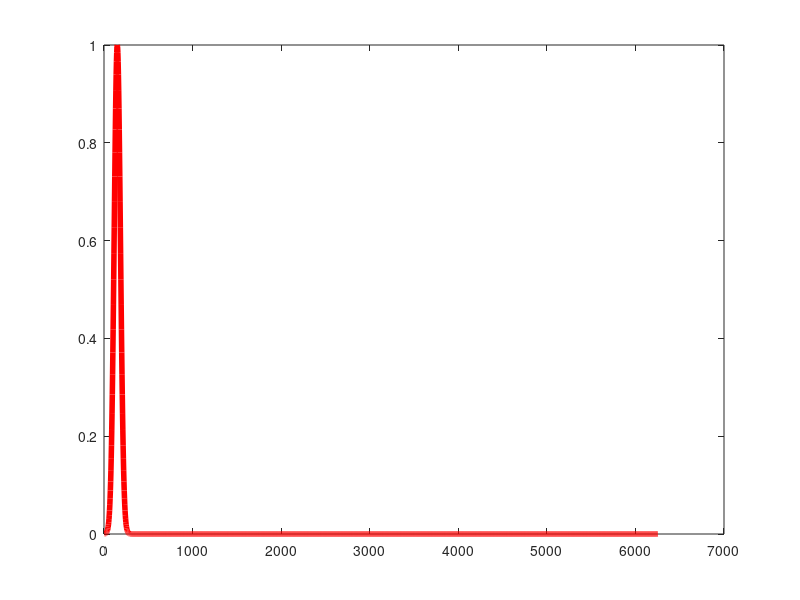
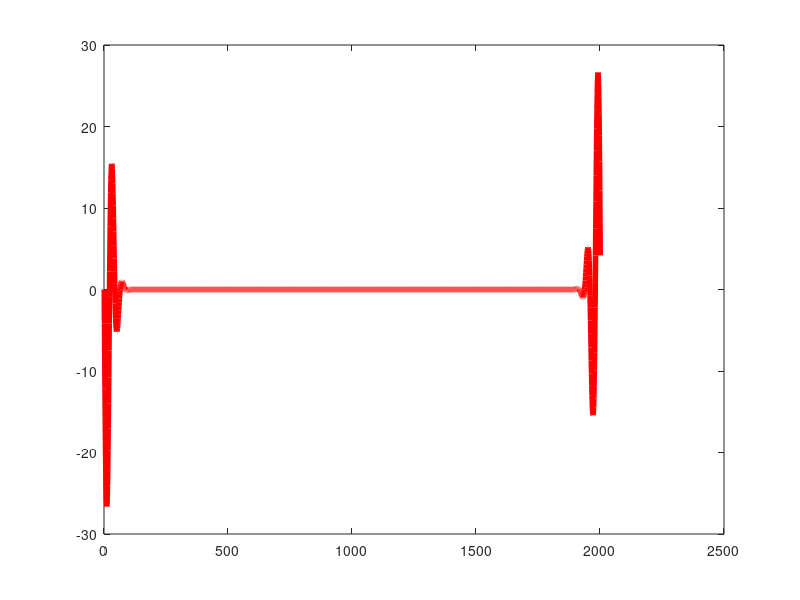

These figures' MATLAB source, in order: (Note: this script raises an error after producing the figures.)
% Copyright (c) 2017, IEEE 370 Open Source Authors (See AUTHORS.md)
%
% This work is licensed to The Institute of Electrical and Electronics
% Engineers, Incorporated (IEEE) under one or more contributor license
% agreements.
%
% See the NOTICE file distributed with this work for additional
% information regarding copyright ownership. Use of this file is
% governed by a BSD-style license, the terms of which are as follows:
%
% Redistribution and use in source and binary forms, with or without
% modification, are permitted provided that the following conditions
% are met:
%
%   * Redistributions of source code must retain the above copyright
%   notice, this list of conditions, the following disclaimer, and the
%   NOTICE file.
%
%   * Redistributions in binary form must reproduce the above
%   copyright notice, this list of conditions, the following
%   disclaimer in the documentation and/or other materials provided
%   with the distribution, and the NOTICE file.
%
%   * Neither the name of The Institute of Electrical and Electronics
%   Engineers, Incorporated (IEEE) nor the names of its contributors
%   may be used to endorse or promote products derived from this
%   software without specific prior written permission.
%
% THIS SOFTWARE IS PROVIDED BY THE COPYRIGHT HOLDERS AND CONTRIBUTORS
% "AS IS" AND ANY EXPRESS OR IMPLIED WARRANTIES, INCLUDING, BUT NOT
% LIMITED TO, THE IMPLIED WARRANTIES OF MERCHANTABILITY AND FITNESS
% FOR A PARTICULAR PURPOSE ARE DISCLAIMED. IN NO EVENT SHALL THE
% COPYRIGHT OWNER OR CONTRIBUTORS BE LIABLE FOR ANY DIRECT, INDIRECT,
% INCIDENTAL, SPECIAL, EXEMPLARY, OR CONSEQUENTIAL DAMAGES (INCLUDING,
% BUT NOT LIMITED TO, PROCUREMENT OF SUBSTITUTE GOODS OR SERVICES;
% LOSS OF USE, DATA, OR PROFITS; OR BUSINESS INTERRUPTION) HOWEVER
% CAUSED AND ON ANY THEORY OF LIABILITY, WHETHER IN CONTRACT, STRICT
% LIABILITY, OR TORT (INCLUDING NEGLIGENCE OR OTHERWISE) ARISING IN
% ANY WAY OUT OF THE USE OF THIS SOFTWARE, EVEN IF ADVISED OF THE
% POSSIBILITY OF SUCH DAMAGE.
%
% SPDX-License-Identifier: BSD-3-Clause

clc;
clear all;
close all;

datarate = 10e9;
rt = 0.4;
num_ui = 32;
dt = 1/datarate/num_ui
num_samples = 1000;
t=[-num_samples:num_samples]*dt; 
b=0;

sigma=rt/datarate/(sqrt(-log(0.8)) - sqrt(-log(0.2)));
for i=1:length(t)
 G(i) = exp(-t(i)^2/sigma^2);
end
middle = (length(t) - 1)/2;
start_point = 1.5*num_ui;
for i=1:length(t)
 GG(i) = G(1 + mod(i+middle-start_point,length(t)));
end

figure(1)
plot(dt*(1:length(GG))*1e12,GG, 'r','lineWidth', 4); hold on;

 
df = 1/length(t)/dt/2;
for i=1:(length(t)-1)/2
 om = 2*pi*df*(i-1);
 G3(i) = exp(-sigma^2*om^2)*sigma*sqrt(2*pi)*df;
end
 
G2 = fft(GG);

figure(22)
plot(imag(G2), 'r','lineWidth', 4); hold on;
G2(1)/G3(1)

figure(2)
plot((1:length(G2))*df/1e9,db(G2), 'r','lineWidth', 4); hold on;
plot((1:length(G3))*df/1e9,db(G3), '--b','lineWidth', 4); hold on;

G3 = add_conj(G3);
G4 = ifft(G3);
figure(4)
plot(G4, 'r','lineWidth', 4); hold on;
